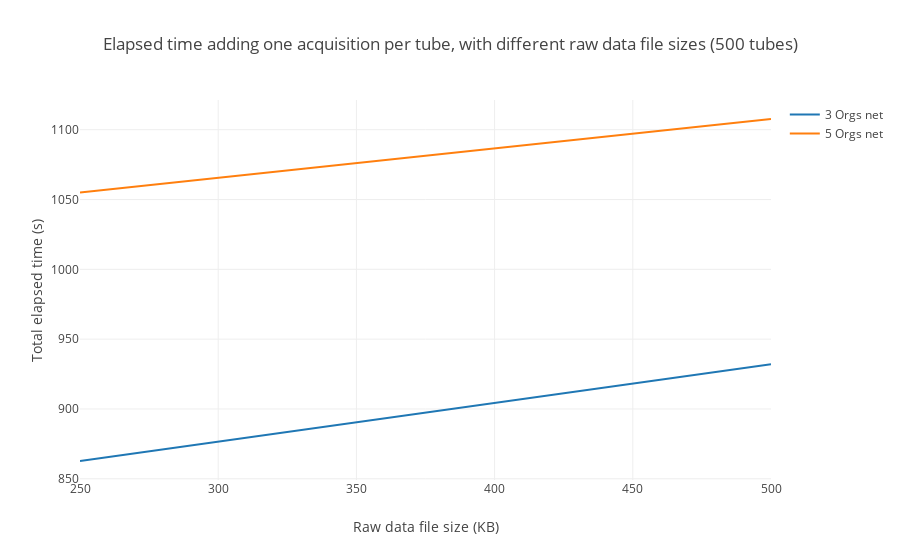

The notebook cell this image was saved under:
### Markdown cell above
### Elapsed time adding one acquisition per tube, with different file sizes

### Code cell
# 3 Orgs net data
threeOrgs = [862.7493, 932.0237]
# 5 Orgs net data
fiveOrgs = [1054.9541, 1107.6653]

totalAcquisition(500, threeOrgs, fiveOrgs)

### Figure 1 — Plotly figure (JSON) as saved in the notebook; plotly's stock layout.template omitted (floating-point values rounded to 4 significant figures)
{"data": [{"mode": "lines", "name": "3 Orgs net", "type": "scatter", "uid": "40f0c47a-5a7b-4b3d-9512-b311df078ed1", "x": [250, 500], "y": [862.7, 932.0]}, {"mode": "lines", "name": "5 Orgs net", "type": "scatter", "uid": "8a411176-23a8-47c9-b183-447d6679868a", "x": [250, 500], "y": [1055.0, 1108.0]}], "layout": {"barmode": "group", "title": {"text": "Elapsed time adding one acquisition per tube, with different raw data file sizes (500 tubes)"}, "xaxis": {"range": [250, 500], "title": {"text": "Raw data file size (KB)"}}, "yaxis": {"title": {"text": "Total elapsed time (s)"}}}}
